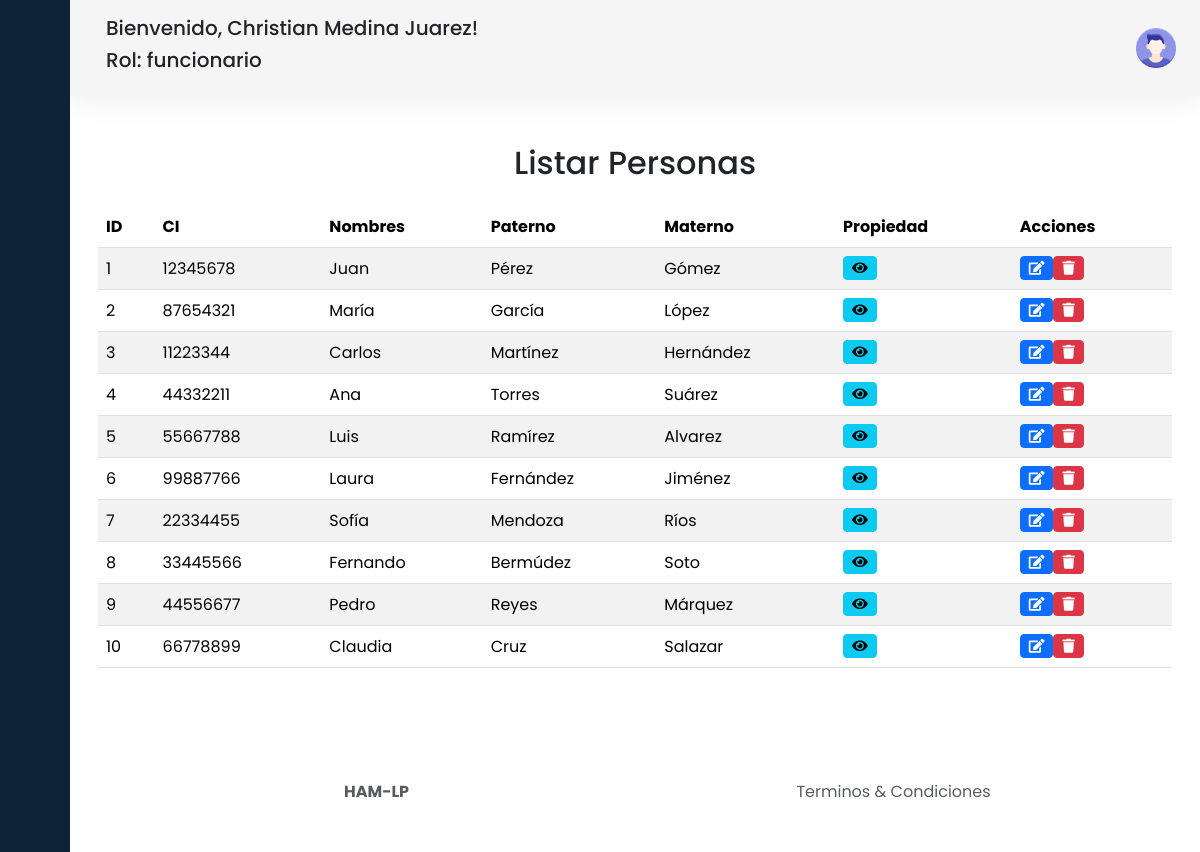
Screenshot of /pregunta-2/listar.php (signed in) with the database file from the repository.
### tables this page shows
CREATE TABLE `persona` (
  `id_persona` int(11) NOT NULL,
  `ci` varchar(50) DEFAULT NULL,
  `nombres` varchar(50) DEFAULT NULL,
  `aPaterno` varchar(50) DEFAULT NULL,
  `aMaterno` varchar(50) DEFAULT NULL
);

### pregunta-2/listar.php (the view, shortened to what this page needs)
<?php
$conexion = conectarBD();
$sql = "SELECT a.*
        FROM persona a
        INNER JOIN usuario b ON a.ci = b.ci
        WHERE b.rol != 'funcionario'";
$resultado = mysqli_query($conexion, $sql);
?>
<!DOCTYPE html>
<html lang="en">
<head>
    <link href="https://cdn.lineicons.com/4.0/lineicons.css" rel="stylesheet" />
    <link rel="stylesheet" href="https://cdnjs.cloudflare.com/ajax/libs/font-awesome/5.15.4/css/all.min.css">
    <link href="https://cdn.jsdelivr.net/npm/bootstrap@5.3.2/dist/css/bootstrap.min.css" rel="stylesheet"
>
    <link rel="stylesheet" href="css/style.css">
</head>
<body>
    <div class="wrapper">
        <?php include 'include/aside.php'; ?>
        <div class="main">
            <?php include 'include/nav.php'; ?>
            <main class="content px-3 py-5">
                <div class="container">
                    <h2 class="mb-4 text-center">Listar Personas</h2>
                    <div class="table-responsive">
                        <table class="table table-striped table-hover">
                            <thead class="thead-dark">
                                <tr>
                                    <th scope="col">ID</th>
                                    <th scope="col">CI</th>
                                    <th scope="col">Nombres</th>
                                    <th scope="col">Paterno</th>
                                    <th scope="col">Materno</th>
                                    <th scope="col">Propiedad</th>
                                    <th scope="col">Acciones</th>
                                </tr>
                            </thead>
                            <tbody>
                                <?php
                                if (mysqli_num_rows($resultado) > 0) {
                                    while ($fila = mysqli_fetch_assoc($resultado)) {
                                        echo "<tr>";
                                        echo "<td>" . $fila['id_persona'] . "</td>";
                                        echo "<td>" . $fila['ci'] . "</td>";
                                        echo "<td>" . $fila['nombres'] . "</td>";
                                        echo "<td>" . $fila['aPaterno'] . "</td>";
                                        echo "<td>" . $fila['aMaterno'] . "</td>";
                                        echo "<td>";
                                        echo "<button class='btn btn-info btn-sm btnVerPropiedad' id='btnVerPropiedad' data-id='" . $fila['id_persona'] . "'>";
                                        echo "<i class='fas fa-eye'></i>";
                                        echo "</button>";
                                        echo "</td>";
                                        echo "<td>";
                                        echo "<button class='btn btn-primary btn-sm btnEditar' data-id='" . $fila['id_persona'] . "' data-ci='" . $fila['ci'] . "' data-nombres='" . $fila['nombres'] . "' data-apaterno='" . $fila['aPaterno'] . "' data-amaterno='" . $fila['aMaterno'] . "'>";
                                        echo "<i class='fas fa-edit'></i>";
                                        echo "</button>";
                                        echo "<button class='btn btn-danger btn-sm btnEliminar' data-id='" . $fila['id_persona'] . "'>";
                                        echo "<i class='fas fa-trash'></i>";
                                        echo "</button>";
                                        echo "</td>";
                                        echo "</tr>";
                                    }
                                } else {
                                    echo "<tr><td colspan='7' class='text-center'>No hay personas registradas</td></tr>";
                                }
                                ?>
                            </tbody>
                        </table>
                    </div>
                </div>
            </main>
            <?php include 'include/footer.php'; ?>
        </div>
    </div>
</body>
</html>

### pregunta-2/css/style.css (style rules this page uses)
body { font-family: 'Poppins', sans-serif; }
.wrapper { display: flex; }
.main { display: flex; flex-direction: column; min-height: 100vh; width: 100%; overflow: hidden; transition: all 0.35s ease-in-out; background-color: #fff; min-width: 0; }

### rows the page displays
persona: id_persona "1", ci "12345678", nombres "Juan", aPaterno "Pérez", aMaterno "Gómez"
persona: id_persona "2", ci "87654321", nombres "María", aPaterno "García", aMaterno "López"
persona: id_persona "3", ci "11223344", nombres "Carlos", aPaterno "Martínez", aMaterno "Hernández"
persona: id_persona "4", ci "44332211", nombres "Ana", aPaterno "Torres", aMaterno "Suárez"
persona: id_persona "5", ci "55667788", nombres "Luis", aPaterno "Ramírez", aMaterno "Alvarez"
persona: id_persona "6", ci "99887766", nombres "Laura", aPaterno "Fernández", aMaterno "Jiménez"
persona: id_persona "7", ci "22334455", nombres "Sofía", aPaterno "Mendoza", aMaterno "Ríos"
persona: id_persona "8", ci "33445566", nombres "Fernando", aPaterno "Bermúdez", aMaterno "Soto"
persona: id_persona "9", ci "44556677", nombres "Pedro", aPaterno "Reyes", aMaterno "Márquez"
persona: id_persona "10", ci "66778899", nombres "Claudia", aPaterno "Cruz", aMaterno "Salazar"

### other values shown
$_SESSION['nombreCompleto'] "Christian Medina Juarez"
$_SESSION['rol'] "funcionario"
